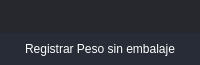
       <widget class="QFrame" name="frame_top">
        <property name="minimumSize">
         <size>
          <width>0</width>
          <height>65</height>
         </size>
        </property>
        <property name="maximumSize">
         <size>
          <width>16777215</width>
          <height>65</height>
         </size>
        </property>
        <property name="styleSheet">
         <string notr="true">background-color: transparent;</string>
        </property>
        <property name="frameShape">
         <enum>QFrame::NoFrame</enum>
        </property>
        <property name="frameShadow">
         <enum>QFrame::Raised</enum>
        </property>
        <layout class="QHBoxLayout" name="horizontalLayout_3">
         <property name="spacing">
          <number>0</number>
         </property>
         <property name="leftMargin">
          <number>0</number>
         </property>
         <property name="topMargin">
          <number>0</number>
         </property>
         <property name="rightMargin">
          <number>0</number>
         </property>
         <property name="bottomMargin">
          <number>0</number>
         </property>
         <item>
          <widget class="QFrame" name="frame_toggle">
           <property name="maximumSize">
            <size>
             <width>70</width>
             <height>16777215</height>
            </size>
           </property>
           <property name="styleSheet">
            <string notr="true">background-color: rgb(27, 29, 35);</string>
           </property>
           <property name="frameShape">
            <enum>QFrame::NoFrame</enum>
           </property>
           <property name="frameShadow">
            <enum>QFrame::Raised</enum>
           </property>
           <layout class="QVBoxLayout" name="verticalLayout_3">
            <property name="spacing">
             <number>0</number>
            </property>
            <property name="leftMargin">
             <number>0</number>
            </property>
            <property name="topMargin">
             <number>0</number>
            </property>
            <property name="rightMargin">
             <number>0</number>
            </property>
            <property name="bottomMargin">
             <number>0</number>
            </property>
           </layout>
          </widget>
         </item>
         <item>
          <widget class="QFrame" name="frame_top_right">
           <property name="styleSheet">
            <string notr="true">background: transparent;</string>
           </property>
           <property name="frameShape">
            <enum>QFrame::NoFrame</enum>
           </property>
           <property name="frameShadow">
            <enum>QFrame::Raised</enum>
           </property>
           <layout class="QVBoxLayout" name="verticalLayout_2">
            <property name="spacing">
             <number>0</number>
            </property>
            <property name="leftMargin">
             <number>0</number>
            </property>
            <property name="topMargin">
             <number>0</number>
            </property>
            <property name="rightMargin">
             <number>0</number>
            </property>
            <property name="bottomMargin">
             <number>0</number>
            </property>
            <item>
             <widget class="QFrame" name="frame_top_btns">
              <property name="maximumSize">
               <size>
                <width>16777215</width>
                <height>42</height>
               </size>
              </property>
              <property name="styleSheet">
               <string notr="true">background-color: rgba(27, 29, 35, 200)</string>
              </property>
              <property name="frameShape">
               <enum>QFrame::NoFrame</enum>
              </property>
              <property name="frameShadow">
               <enum>QFrame::Raised</enum>
              </property>
              <layout class="QHBoxLayout" name="horizontalLayout_4">
               <property name="spacing">
                <number>0</number>
               </property>
               <property name="leftMargin">
                <number>0</number>
               </property>
               <property name="topMargin">
                <number>0</number>
               </property>
               <property name="rightMargin">
                <number>0</number>
               </property>
               <property name="bottomMargin">
                <number>0</number>
               </property>
               <item>
                <widget class="QFrame" name="frame_label_top_btns">
                 <property name="sizePolicy">
                  <sizepolicy hsizetype="Expanding" vsizetype="Preferred">
                   <horstretch>0</horstretch>
                   <verstretch>0</verstretch>
                  </sizepolicy>
                 </property>
                 <property name="frameShape">
                  <enum>QFrame::NoFrame</enum>
                 </property>
                 <property name="frameShadow">
                  <enum>QFrame::Raised</enum>
                 </property>
                 <layout class="QHBoxLayout" name="horizontalLayout_10">
                  <property name="spacing">
                   <number>0</number>
                  </property>
                  <property name="leftMargin">
                   <number>5</number>
                  </property>
                  <property name="topMargin">
                   <number>0</number>
                  </property>
                  <property name="rightMargin">
                   <number>10</number>
                  </property>
                  <property name="bottomMargin">
                   <number>0</number>
                  </property>
                 </layout>
                </widget>
               </item>
               <item alignment="Qt::AlignRight">
                <widget class="QFrame" name="frame_btns_right">
                 <property name="sizePolicy">
                  <sizepolicy hsizetype="Expanding" vsizetype="Preferred">
                   <horstretch>0</horstretch>
                   <verstretch>0</verstretch>
                  </sizepolicy>
                 </property>
                 <property name="maximumSize">
                  <size>
                   <width>120</width>
                   <height>16777215</height>
                  </size>
                 </property>
                 <property name="frameShape">
                  <enum>QFrame::NoFrame</enum>
                 </property>
                 <property name="frameShadow">
                  <enum>QFrame::Raised</enum>
                 </property>
                 <layout class="QHBoxLayout" name="horizontalLayout_5">
                  <property name="spacing">
                   <number>0</number>
                  </property>
                  <property name="leftMargin">
                   <number>0</number>
                  </property>
                  <property name="topMargin">
                   <number>0</number>
                  </property>
                  <property name="rightMargin">
                   <number>0</number>
                  </property>
                  <property name="bottomMargin">
                   <number>0</number>
                  </property>
                 </layout>
                </widget>
               </item>
              </layout>
             </widget>
            </item>
            <item>
             <widget class="QFrame" name="frame_top_info">
              <property name="maximumSize">
               <size>
                <width>16777215</width>
                <height>65</height>
               </size>
              </property>
              <property name="styleSheet">
               <string notr="true">background-color: rgb(39, 44, 54);</string>
              </property>
              <property name="frameShape">
               <enum>QFrame::NoFrame</enum>
              </property>
              <property name="frameShadow">
               <enum>QFrame::Raised</enum>
              </property>
              <layout class="QHBoxLayout" name="horizontalLayout_8">
               <property name="spacing">
                <number>0</number>
               </property>
               <property name="leftMargin">
                <number>10</number>
               </property>
               <property name="topMargin">
                <number>0</number>
               </property>
               <property name="rightMargin">
                <number>10</number>
               </property>
               <property name="bottomMargin">
                <number>0</number>
               </property>
               <item>
                <widget class="QLabel" name="label">
                 <property name="styleSheet">
                  <string notr="true">font: 75 16pt &quot;MS Shell Dlg 2&quot;;
color: rgb(255, 255, 255);</string>
                 </property>
                 <property name="text">
                  <string>Registrar Peso sin embalaje</string>
                 </property>
                 <property name="alignment">
                  <set>Qt::AlignCenter</set>
                 </property>
                </widget>
               </item>
              </layout>
             </widget>
            </item>
           </layout>
          </widget>
         </item>
        </layout>
       </widget>
